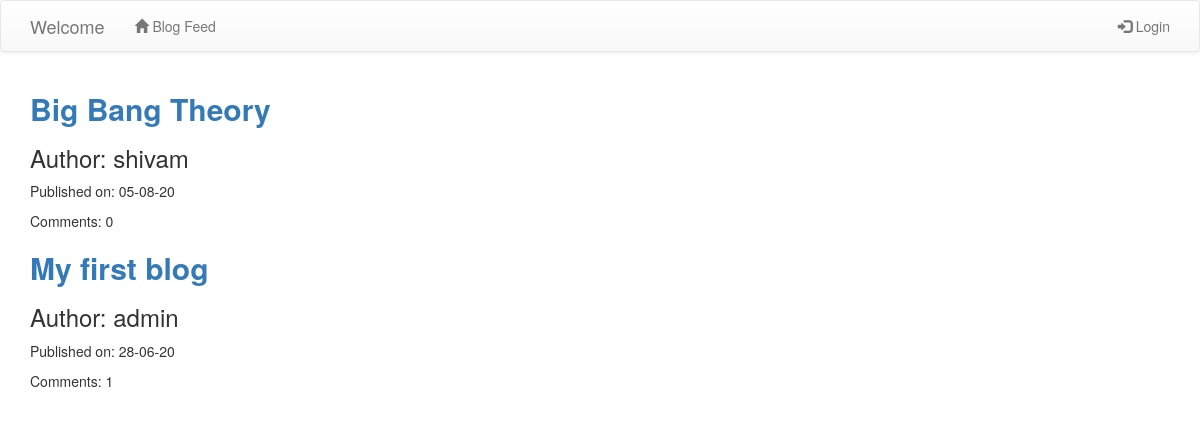
The app's page /blog_feed/, older data.
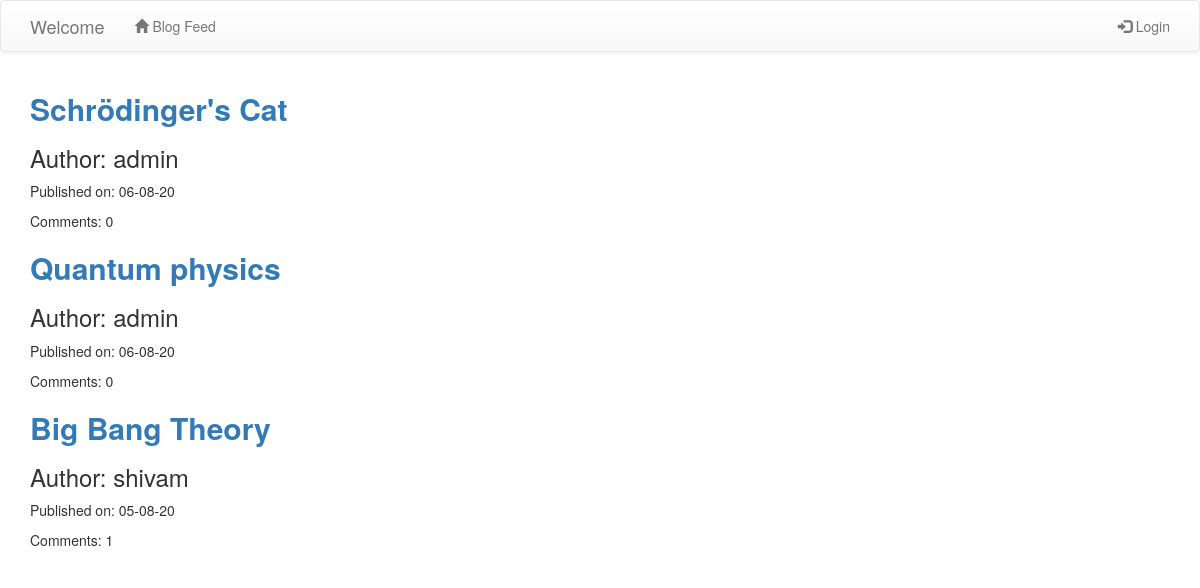
The same page, newer data.
### blog_app/models.py (models this page shows, shortened)
class Post(models.Model):
    author = models.ForeignKey(User, on_delete=models.CASCADE)
    title = models.CharField(max_length=200)
    text = models.TextField()
    create_date = models.DateTimeField(default=timezone.now)
    publish_date = models.DateTimeField(blank=True, null=True)
    def approved_comments(self):
        return self.comments.filter(approved=True)

### blog_app/views.py (the view)
# urls.py: path('blog_feed/', views.PostListView.as_view(), name='post_list'),
class PostListView(ListView):
    model = Post
    def get_queryset(self):
        return Post.objects.filter(publish_date__lte=timezone.now()).order_by('-publish_date')

### blog_app/templates/blog_app/post_list.html
{% extends 'blog_app/base.html' %}
{% block body_content %}
{% for post in post_list %}
<div class="post">
    <div class="post-header">
        <h2><a href="{% url 'blog_app:post_detail' pk=post.pk %}"><strong>{{post.title}}</strong></a></h2>
        <h3>Author: {{post.author}}</h3>
    </div>
    <div class="post-footer">
        <p>Published on: {{post.publish_date|date:"d-m-y"}}</p>
        <p>Comments: {{post.approved_comments.count}}</p>
    </div>
</div>
{% endfor %}
{% endblock %}

### blog_app/templates/blog_app/base.html (shortened to what this page needs)
<!DOCTYPE html>
{% load static %}
<html>
<head>
    <link rel="stylesheet" href="https://stackpath.bootstrapcdn.com/bootstrap/3.4.1/css/bootstrap.min.css">
    <link rel="stylesheet" href="https://stackpath.bootstrapcdn.com/bootstrap/3.4.1/css/bootstrap-theme.min.css">
    <link rel="stylesheet" type="text/css" href="{% static 'css/stylesheet1.css' %}">
</head>
<body>
    <nav class="navbar navbar-default custom-navbar">
        <div class="container">
            <div class="navbar-header">
                <a class="navbar-brand" href="{% url 'blog_app:index' %}">
                    Welcome {% if user.is_authenticated %} {{user.username}} {% endif %}
                </a>
            </div>
            <ul class="nav navbar-nav">
                <li><a href="{% url 'blog_app:post_list' %}"><span class="glyphicon glyphicon-home"></span>&nbsp;Blog Feed</a></li>
            </ul>
            <ul class="nav navbar-nav navbar-right">
                {% if user.is_authenticated %}
                <li><a href="{% url 'blog_app:post_new' %}"><span class="glyphicon glyphicon-pencil"></span>&nbsp;New Post</a></li>
                <li><a href="{% url 'blog_app:draft_list' %}"><span class="glyphicon glyphicon-file"></span>&nbsp;Drafts</a></li>
                <li><a href="{% url 'blog_app:logout' %}"><span class="glyphicon glyphicon-off"></span>&nbsp;Logout</a></li>
                {% else %}
                <li><a href="{% url 'blog_app:login' %}"><span class="glyphicon glyphicon-log-in"></span>&nbsp;Login</a></li>
                {% endif %}
            </ul>
        </div>
    </nav>
    <div class="container">
        {% block body_content %}
        {% endblock %}
    </div>
</body>
</html>

Row changes from the older to the newer data that the page shows:
removed Post: title "My first blog", author "admin", publish_date "28-06-20", approved_comments.count "1"
added Post: title "Schrödinger's Cat", author "admin", publish_date "06-08-20", approved_comments.count "0"
added Post: title "Quantum physics", author "admin", publish_date "06-08-20", approved_comments.count "0"
changed Post "Big Bang Theory": approved_comments.count "0" → "1"
